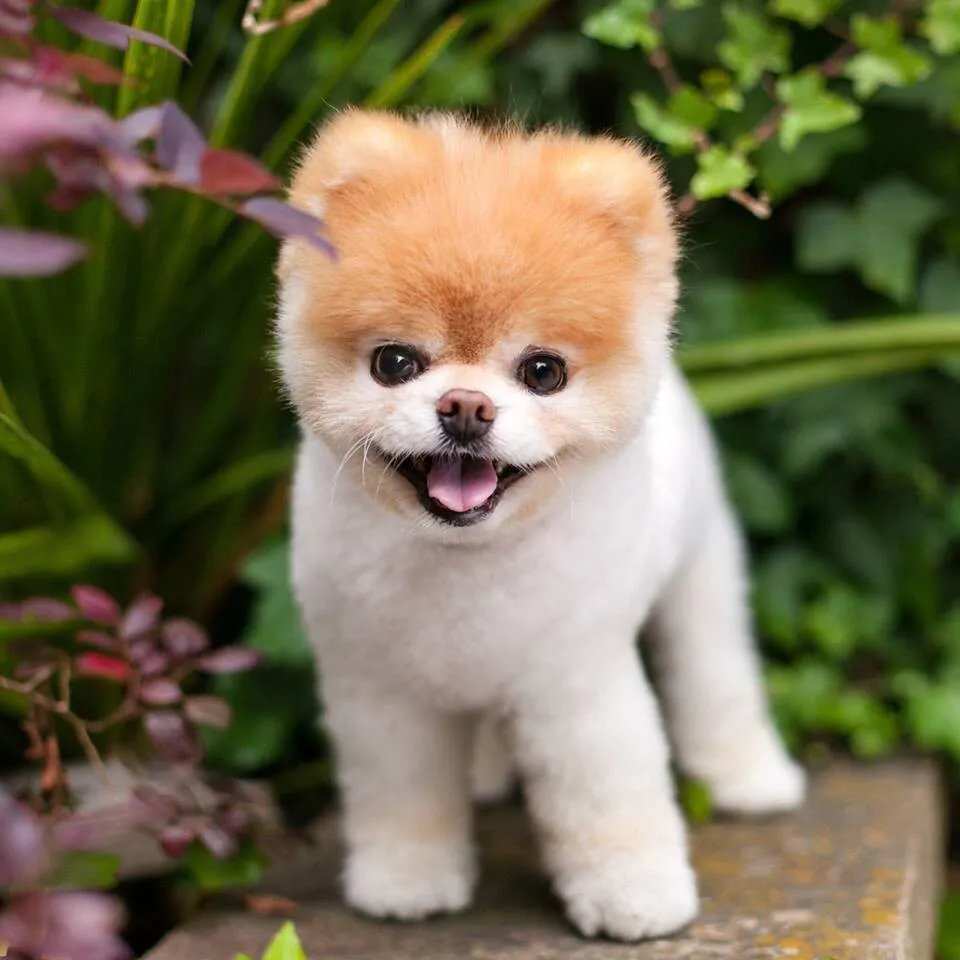
#> input picture sample.jpg, 960 x 960 px
$ jupyter execute --allow-errors '12. 넘파이.ipynb'
#> lines starting #> are read from the running program, lines starting #| are printed output that depends on the picture
# 넘파이의 사용

1. 데이터 분석 프로젝트 : 수치형 데이터의 요약, 통계, 시각화
2. 이미지 처리 프로젝트 : 이미지 분석
3. 게임, 시뮬레이션 프로그램 : 수치시뮬레이션 등을 구현
4. 머신러닝/딥러닝 모델 프로젝트 : 금융데이터, 의료데이터, 실험데이터, 센서데이터

[cell 1]
import numpy as np

data = [
    [120, 135, 150, 145],  # 제품A
    [100, 110, 140, 130],  # 제품B
    [90, 100, 95, 105] ]

data

[cell 2]
sales_data = np.array(data)
np.sum(sales_data, axis=1) #총판매량

[cell 3]
profit_per_unit = np.array([20,30,25])
total_sales = np.dot(profit_per_unit, sales_data)
total_sales #총판매금액

## 이미지처리

[cell 4]
#!conda install pillow

[cell 5]
from PIL import Image
img = Image.open('sample.jpg').convert('L')
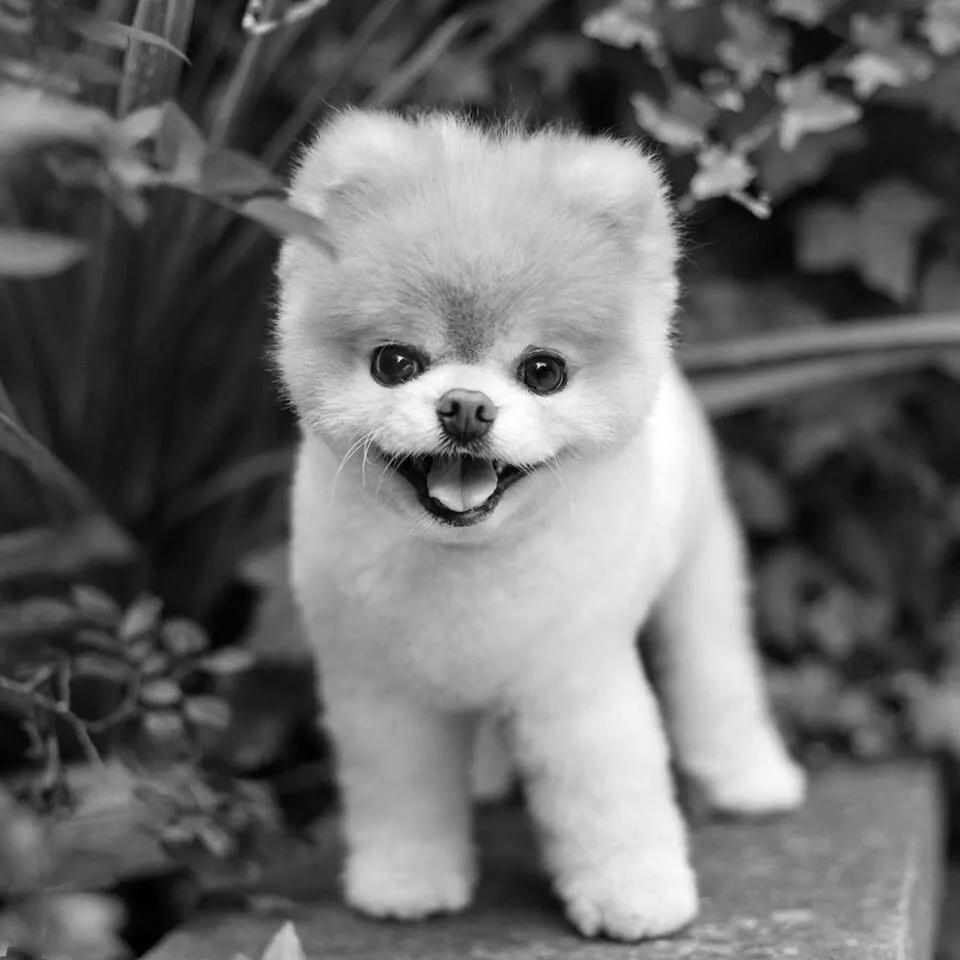
#> img: PIL image 960x960 L; min 0, max 255, mean 106.6
img_ary = np.array(img)
new_img = np.clip(img_ary+10, 0, 255).astype(np.uint8)

Image.fromarray(new_img).save('new_sample.jpg')

[cell 6]
inverted = 255 - img_ary
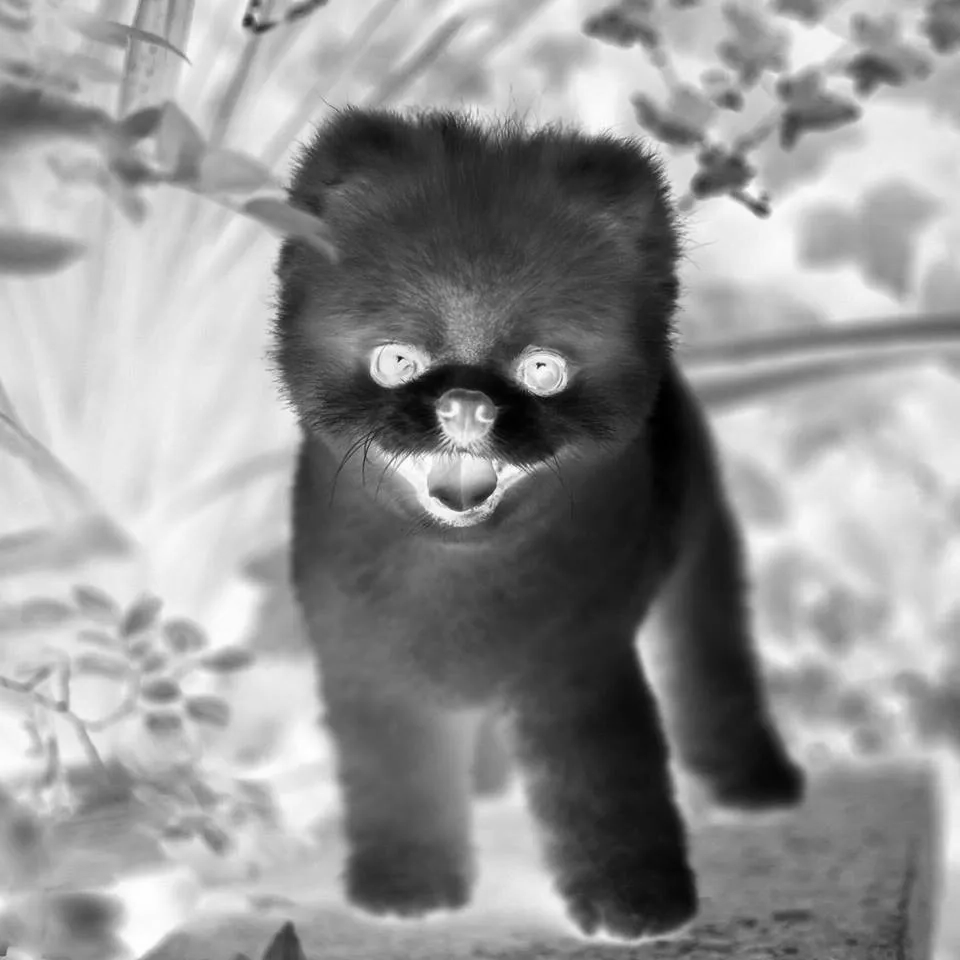
#> inverted: shape (960, 960); min 0, max 255, mean 148.4
Image.fromarray(inverted).save('new_sample1.jpg')

## 데이터 시뮬레이션

1차원 배열의 랜덤워크 시뮬레이션

[cell 7]
import matplotlib.pyplot as plt

n_step = 100000
step = np.random.choice([-1,1], size=n_step)
print(step)
walk = np.cumsum(step)

plt.plot(walk)
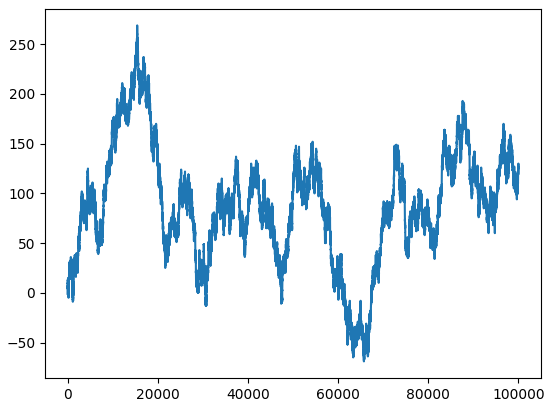
#> figure drawn by matplotlib, 1 panel; curve peaks at x = 15450, y = 269

# 넘파이의 행렬

- rank 0 : 스칼라
- rank 1 : 벡터
- rank 2 : 행렬
- rank 3 ~ : 텐서

[cell 8]
import numpy as np

[cell 9]
arr = np.array([[1,2,3], [4,5,6], [7,8,9]])
type(arr)

[cell 10]
arr3 = np.array([1,2,3]) #1차원
type(arr3)

[cell 11]
arr.dtype, arr3.dtype,

[cell 12]
arr4 = np.array([1,2,3]) #1차원
id(arr3), id(arr4)

[cell 13]
#2차원 : 행렬
arr2 = np.array([[1,2,3],
                [4,5,6],
                [7,8,9]])
type(arr2)

[cell 14]
print('배열의 차원:', arr.ndim)         # 2
print('배열의 형태:', arr.shape)        # (3, 3)
print('배열의 크기:', arr.size)         # 9
print('배열의 데이터 타입:', arr.dtype) # int64
print('배열 요소의 크기:', arr.itemsize) # 8 (바이트)
print('배열의 strides:', arr.strides)   # (24, 8)

[cell 15]
# 3차원 : 텐서를 위한 리스트 생성

tensor_list = [[[1,2,3,4],
                [1,2,3,4],
                [1,2,3,4]],  #4,3,4 > 2,3,4  > 3,4,2
#                [[1,2,3,4],[1,2,3,4],[1,2,3,4]],
#                [[1,2,3,4],[1,2,3,4],[1,2,3,4]],
                [[1,2,3,4],[1,2,3,4],[1,2,3,4]]]
type(tensor_list)

[cell 16]
arr1 = np.array(tensor_list) #텐서
type(arr1)

[cell 17]
arr1.shape #x,y,z > 면,행,열 z,x,y

[cell 18]
#type 변환
list2 = [1,2,4,'5', 10]
type(list2)
t_1 = np.array(list2)
t_1.dtype, t_1

[cell 19]
np.array(list2,float).dtype

## shape 속성

[cell 20]
list2 = [1,2,3,4,5,6,7,8]
t_2 = np.array(list2)
t_2.shape, t_2.ndim

[cell 21]
#3,4
arr2

## 배열의 구조 변경

[cell 22]
list3 = range(1,13)
np.array(list3).reshape((3,4))

[cell 23]
list4 = np.array([1,2,3])
list4.reshape((1,3))

[cell 24]
list4.reshape((3,1))

[cell 25]
np.newaxis

[cell 26]
#list4.reshape((1,3))
list4[np.newaxis, :]

[cell 27]
list4[ :, np.newaxis]

## arange()
range(시작,끝,스텝)

[cell 28]
np.arange(10)

[cell 29]
np.arange(-5,5)

[cell 30]
np.arange(0,5,0.5)

## 메소드 체이닝

[cell 31]
#2,3
np.arange(1,7).reshape((2,3)).shape

[cell 32]
#2,3,4
np.arange(1,25).reshape((2,3,4))

[cell 33]
np.arange(1,25).reshape((2,3,4)).reshape((24,))

[cell 34]
np.arange(1,25).reshape(2,3,4,)

[cell 35]
np.arange(1,25).reshape((2,3,4)).reshape(-1)

# 행렬의 연산

## 파이썬 자료형과의 비교

[cell 36]
lst_data = [1,2,3,4,5]
lst_data + lst_data #__add__()  append(), extend()

#> (a cell that did not finish here is left out)

[cell 38]
lst_data*2 #__mul__()

## 요소별 연산 > element wise

[cell 39]
a1 = np.array(lst_data)
a1 + 2 #사칙연산 #[2,2,2,2,2]

[cell 40]
a2 = np.array([2,2,2,3,5])
a1+a2

[cell 41]
a3 = np.array([1,2]) #행렬의 shape이 같아야 요소별 연산이 된다.
#a1*a3

## 브로드캐스팅

크기가 다른 배열에서 작은 쪽이 큰 쪽에 맞춰 크기를 확장하는 기능<br>
사칙연산에 적용

[cell 42]
a_array = np.arange(3)
b_array = np.arange(3)[:, np.newaxis]
b_array, a_array

[cell 43]
b_array+a_array

## 배열의 결합, 연결

concatenate(), vstack(), hstack()

#> (a cell that did not finish here is left out)

[cell 45]
v1 = np.array([1,2,3])
v2 = np.array([4,5,6,7])
np.concatenate([v1,v2])

[cell 46]
np.concatenate([v1,v2], axis=0)

[cell 47]
grid = np.array([[1,2,3],[1,2,3]])
np.concatenate([grid,grid], axis=1)

[cell 48]
np.concatenate([grid,grid], axis=0)

[cell 49]
np.vstack((v1,v1))

[cell 50]
np.hstack((v1,v2))

# 인덱싱

## 축 인덱싱

axis=0

axis=1

axis=2..

[cell 51]
arr_2d = np.array([[1,2,3],[4,5,6]])
np.sum(arr_2d,)

[cell 52]
np.sum(arr_2d, axis=0)

[cell 53]
np.sum(arr_2d, axis=1)

## 배열의 인덱싱

배열[행인덱스, 열인덱스]

[cell 54]
arr = np.array([1,2,3,4,5])
arr[0], arr[-1]

[cell 55]
arr_2d

[cell 56]
arr_2d[0,1], arr_2d[0,-1]

[cell 57]
arr_2d[1,1] = 10

[cell 58]
arr_2d

## 슬라이싱

- [:]  전체
- [0:n] 0~n-1까지
- [:5] 0~4까지

리스트와 차이점
- 리스트 : 복사본을 리턴
- 배열 : 원본 배열의 뷰 -> 복사x, 원본에도 영향을 미친다.
- 슬라이싱.copy()

[cell 59]
x = np.arange(10)
x

[cell 60]
x[:5]

[cell 61]
x[4:7]

[cell 62]
new_x = x[4:7]
new_x

[cell 63]
new_x[0]=100
new_x, x  #view , 뷰의 값 변경 -> 원본의 값도 변경

[cell 64]
new_x1 = x[4:7].copy()
new_x1[0]=200
new_x1, x

# 인덱싱 연습하기

[cell 65]
import numpy as np

# 기준이 될 4x4 배열 생성 (이미지와 동일하게 0부터 15까지의 숫자로 채움)
arr_2d = np.arange(16).reshape((4, 4))

print("원본 4x4 배열:")
print(arr_2d)
print("-" * 30)

[cell 66]
# 첫 번째 행 전체
arr_2d[0 , : ]

[cell 67]
#마지막 열 전체
arr_2d[: , -1]

[cell 68]
arr_2d

[cell 69]
#첫 번째 행과 마지막 행만 선택, 각 행의 첫번째 열, 마지막 열 선택
#연속 인덱싱 > 겹쳐지는 부분 > 교차인덱싱

arr_2d[[0,3]][:, [0,3]]

[cell 70]
# 짝수 인덱스 행(0번째, 2번째 행), 홀수 인덱스 열(1,3) 선택
arr_2d[::2, 1::2]

[cell 71]
arr_2d[::2][:,1::2]

[cell 72]
#위의 3차원 행렬을 작성하세요
arr_3d = np.arange(36).reshape((6,6))
arr_3d

[cell 73]
np.vstack([arr_3d, arr_3d, arr_3d]).shape

[cell 74]
arr_3d_new = np.stack([arr_3d, arr_3d, arr_3d, arr_3d])
arr_3d_new.shape

[cell 75]
# 2번째 층(깊이, 면) 선택
arr_3d_new[1, :, :]

[cell 76]
#각 층의 (0,0)위치의 값을 각 층의 인덱스로 설정

for d_idx in range(4):
  arr_3d_new[d_idx, 0,0] = d_idx
arr_3d_new

[cell 77]
#모든 층, 네번째 행, 두번째 열 원소 선택, 1차원 배열로 작성
#arr_3d_new[:, 0, 0]

arr_3d_new[:, 3, 1]

[cell 78]
#배열의 첫 두 층, 마지막 두 행, 마지막 두 열 선택

[cell 79]
arr_3d_new[:2, -2:, -2:]

[cell 80]
#짝수 인덱스층, 모든행의 세번째열 선택
arr_3d_new[::2, :, 2]

[cell 81]
#세번째 층, 두번째 행에서 네번째 행, 홀수 인덱스 열
arr_3d_new[2, 1:4, 1::2]

# 인덱싱 기법

- 기본 인덱싱
- 불리언 인덱싱
- 팬시 인덱싱

#> (a cell that did not finish here is left out)

[cell 83]
#부울행렬
x = np.array([1,2,3,4,5])
x < 3

[cell 84]
np.less(x,3)

[cell 85]
x1 = np.array([[1,2,3],[4,5,6]])
x1.shape
x1 > 5

[cell 86]
data  = np.arange(28).reshape(7,4)
data>5

[cell 87]
data[data>5] ##조건에 맞는 값 추출 > 1차원

[cell 88]
name = np.array(['Bob', 'Joe', 'Will', 'Bob', 'Will', 'Joe', 'Joe'])
name

[cell 89]
name == 'Bob'

[cell 90]
data

[cell 91]
data[data>5] ##조건에 맞는 값 추출 > 1차원

[cell 92]
data[name=='Bob'] #부울인덱싱

## 조건식의 규칙

- 조건식으로 사용할 행렬의 값이 문자여도 결과만 True/False 식으로 나오면 필터가 된다.
- 필터로 사용할 행렬의 갯수 == 원본 데이터의 갯수 : "짝이 맞아야 한다" Indexerr
- 행렬[조건식, ]
- 행렬[:, 조건식]
- 괄호( ) 로 우선순위를 지정할 수 있다.
- 복합조건 : 논리함수 and, or > &, | 로 표현한다.
- 부정연산자 : != , ~

[cell 93]
data

[cell 94]
name
name1 = np.array(['Bob', 'Joe', 'Will'])
#> (the rest of this cell did not finish here and is left out)

[cell 95]
data[name=='Bob', :]

[cell 96]
data[name=='Bob', 1]

[cell 97]
data[name=='Bob', ]

#> (a cell that did not finish here is left out)

[cell 99]
mask = (name=='Bob') & (name=='Will')

[cell 100]
data[mask]

[cell 101]
name1 = np.array(['Bob','Joe','Will', 'Joe'])
name1=='Joe' #1,3

[cell 102]
name == "Bob" #0,3

[cell 103]
data[name == "Bob"]

[cell 104]
data[name=='Bob', name1=='Joe']

[cell 105]
data[name == "Bob", name1 == 'Joe']

[cell 106]
data[name == "Bob"][:, name1 == 'Joe']

## 팬시 인덱싱

- 정수 리스트를 인덱스로 사용
- 행, 열의 순서를 바꿀 수 있다.

[cell 107]
data

[cell 108]
data[ [3,0] ]

[cell 109]
arr = np.empty((8,4))
arr

[cell 110]
for i in range(8):
  arr[i]= i

arr
